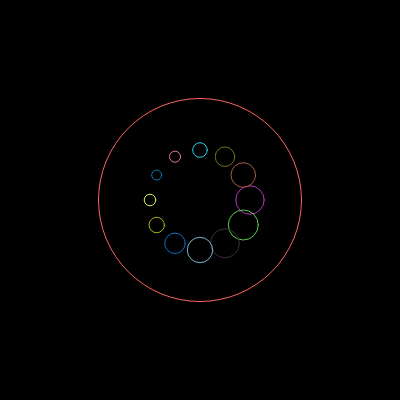
Frame 1 (no input)
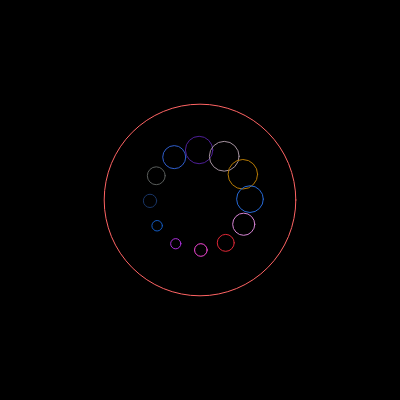
Frame 60 (no input)
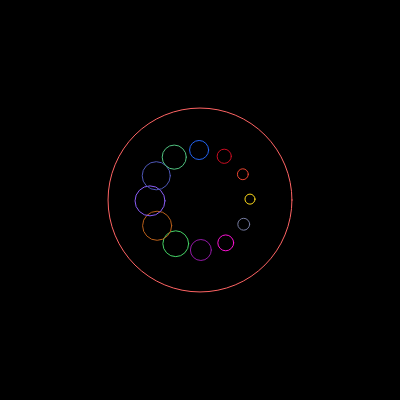
Frame 120 (the mouse pressed at the canvas centre since frame 60)

The p5.js sketch that drew these frames (run headless with seeded random() and noise() and a simulated clock; from frame 60 on, the mouse is pressed at the canvas centre):

// p5.js sketch
// ── sketch.js
let angle = 0;

function setup() {
  createCanvas(400, 400);
  frameRate(30);
}

function draw() {
  background(0);
  translate(width / 2, height / 2);
  noFill();

  for (let i = 0; i < 12; i++) {
    let x = cos(angle + i * TWO_PI / 12) * 50;
    let y = sin(angle + i * TWO_PI / 12) * 50;

    stroke(random(255), random(255), random(255));

    let size = 20 + 10 * sin(frameCount + i * PI / 6);
    ellipse(x, y, size, size);
  }

  let outerSize = 200 + 30 * sin(frameCount * 0.1);
  stroke(255, 100, 100); 
  ellipse(0, 0, outerSize, outerSize);

  angle += radians(1);

}
